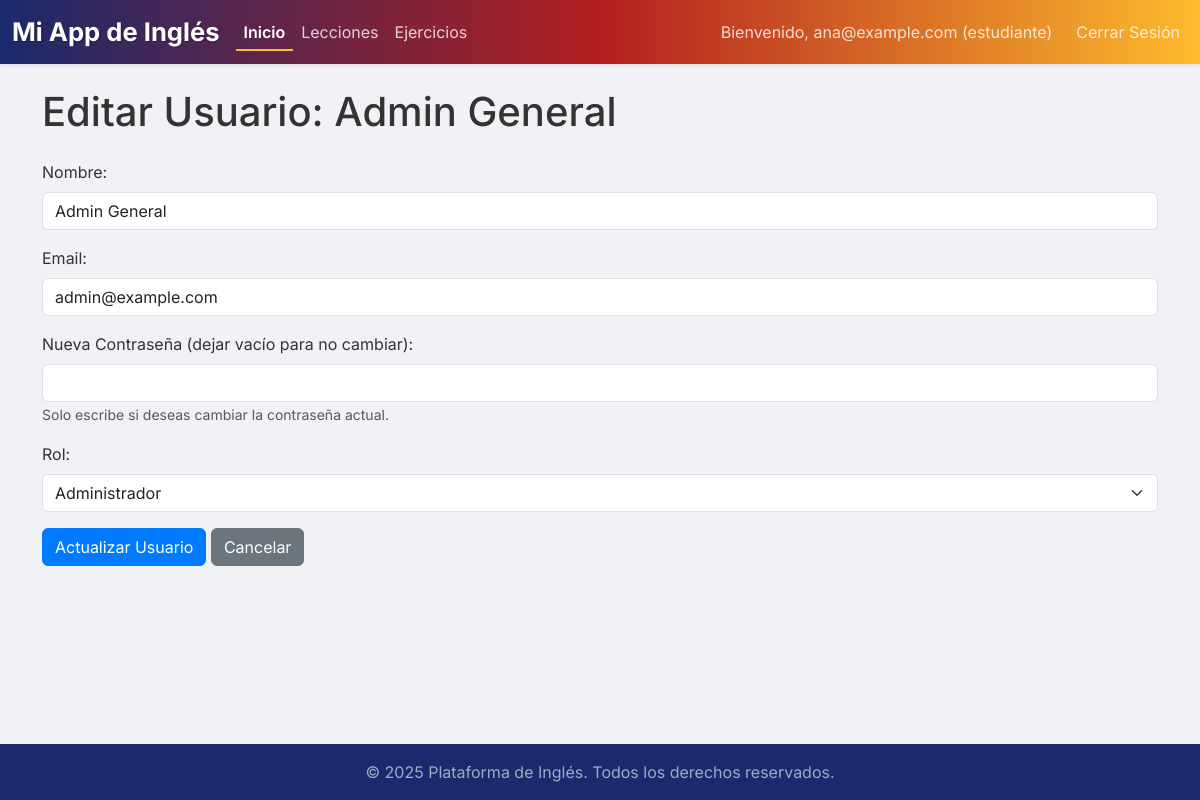
/editar_usuario_web/1 (signed in), run on the app's committed database.
### app.py (models this page shows, shortened)
class BaseModel(db.Model):
    __abstract__ = True # Indica que esta clase es abstracta y no se mapeará a una tabla

class Usuario(BaseModel):
    __tablename__ = 'usuarios'
    id_usuario = db.Column(db.Integer, primary_key=True)
    nombre = db.Column(db.String(100), nullable=False)
    email = db.Column(db.String(120), unique=True, nullable=False)
    contrasena_hash = db.Column(db.String(255), nullable=False)
    rol = db.Column(db.String(50), nullable=False) # 'admin', 'profesor', 'estudiante'
    fecha_registro = db.Column(db.DateTime, default=datetime.datetime.now)
    activo = db.Column(db.Boolean, default=True)
    estudiante_rel = db.relationship('Estudiante', backref='usuario', uselist=False, lazy=True, cascade="all, delete-orphan")
    profesor_rel = db.relationship('Profesor', backref='usuario', uselist=False, lazy=True, cascade="all, delete-orphan")

### app.py (the view, shortened to what this page needs)
@app.route('/editar_usuario_web/<int:id_usuario>', methods=['GET', 'POST'])
@login_required # Protege la ruta para que solo usuarios logueados puedan acceder
def editar_usuario_web(id_usuario):
    usuario = Usuario.query.get_or_404(id_usuario)
    return render_template('editar_usuario.html', usuario=usuario)

### app.py (called while the page is built)
def login_required(f):
    @wraps(f)
    def decorated_function(*args, **kwargs):
        if 'user_id' not in session:
            flash('Necesitas iniciar sesión para acceder a esta página.', 'warning')
            return redirect(url_for('login'))
        return f(*args, **kwargs)
    return decorated_function

### templates/editar_usuario.html (shortened to what this page needs)
{% extends "base.html" %}
{% block content %}
    <h1 class="mb-4">Editar Usuario: {{ usuario.nombre }}</h1>
    <form method="POST" action="{{ url_for('editar_usuario_web', id_usuario=usuario.id_usuario) }}">
        <div class="mb-3">
            <label for="nombre" class="form-label">Nombre:</label>
            <input type="text" class="form-control" id="nombre" name="nombre" value="{{ usuario.nombre }}" required>
        </div>
        <div class="mb-3">
            <label for="email" class="form-label">Email:</label>
            <input type="email" class="form-control" id="email" name="email" value="{{ usuario.email }}" required>
        </div>
        <div class="mb-3">
            <label for="password" class="form-label">Nueva Contraseña (dejar vacío para no cambiar):</label>
            <input type="password" class="form-control" id="password" name="password">
            <small class="form-text text-muted">Solo escribe si deseas cambiar la contraseña actual.</small>
        </div>
        <div class="mb-3">
            <label for="rol" class="form-label">Rol:</label>
            <select class="form-select" id="rol" name="rol" required>
                <option value="admin" {% if usuario.rol == 'admin' %}selected{% endif %}>Administrador</option>
            </select>
        </div>
        <button type="submit" class="btn btn-primary">Actualizar Usuario</button>
        <a href="{{ url_for('usuarios_web') }}" class="btn btn-secondary">Cancelar</a>
    </form>
{% endblock %}

### static/css/style.css (style rules this page uses)
body { font-family: 'Inter', sans-serif; background-color: #f0f2f5; color: #333; min-height: 100vh; display: flex; flex-direction: column; }
.btn-primary { background-color: #007bff; border-color: #007bff; transition: background-color 0.3s ease, transform 0.2s ease; }
.btn-secondary { background-color: #6c757d; border-color: #6c757d; }

### data on the page
Usuario: nombre "Admin General", email "admin@example.com", rol "Administrador"

### other printed values
{{ session.get('user_email') }} "ana@example.com"
{{ session.get('user_rol') }} "estudiante"
